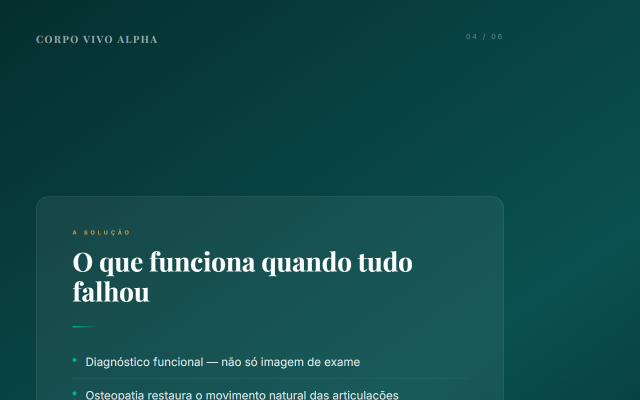
#> input picture slides/c05-s4.png, 1280 x 800 px (shown at 1/2 size)
$ python enhance-image.py --input ../../../../slides/c05-s4.png --output out.png
#> lines starting #> are read from the running program, lines starting #| are printed output that depends on the picture
#!/usr/bin/env python3
# -*- coding: utf-8 -*-
"""
enhance-image.py — [Prioridade 2] Melhora qualidade de imagens antes de postar

Aplica: sharpness, clarity, color grading, upscale, marca d'agua sutil.
Nao requer API externa — usa Pillow (instalado localmente).

Uso:
  python3 -X utf8 enhance-image.py --input foto.jpg --output foto_enhanced.jpg
  python3 -X utf8 enhance-image.py --input ./images/ --output ./enhanced/ --batch
"""

import argparse
import sys
from pathlib import Path


def enhance(input_path: Path, output_path: Path, level: str = "standard") -> bool:
#> called with level = 'standard'
    try:
        from PIL import Image, ImageEnhance, ImageFilter, ImageDraw, ImageFont
    except ImportError:
        print("Pillow nao instalado. Execute: pip install Pillow")
        return False

    try:
        img = Image.open(input_path).convert("RGB")
#> img is the input picture: PIL image 1280x800 RGB; mean R, G, B 18, 74.6, 74.6
        original_size = img.size
#> original_size = (1280, 800)

        # --- Upscale se menor que 1080px ---
        min_dim = min(img.width, img.height)
#> min_dim = 800
        if min_dim < 1080:
            scale = 1080 / min_dim
#> scale = 1.35
            new_w  = int(img.width  * scale)
#> new_w = 1728
            new_h  = int(img.height * scale)
#> new_h = 1080
            img    = img.resize((new_w, new_h), Image.LANCZOS)
#> img: PIL image 1728x1080 RGB
            print(f"  Upscale: {original_size} -> {img.size}")
#|   Upscale: (1280, 800) -> (1728, 1080)

        # --- Sharpness ---
        sharp_factor = {"light": 1.3, "standard": 1.6, "strong": 2.0}.get(level, 1.6)
        img = ImageEnhance.Sharpness(img).enhance(sharp_factor)

        # --- Contraste sutil ---
        contrast_factor = {"light": 1.05, "standard": 1.10, "strong": 1.18}.get(level, 1.10)
        img = ImageEnhance.Contrast(img).enhance(contrast_factor)

        # --- Saturacao de cor (levemente mais vibrante) ---
        color_factor = {"light": 1.05, "standard": 1.12, "strong": 1.20}.get(level, 1.12)
        img = ImageEnhance.Color(img).enhance(color_factor)

        # --- Brilho levemente aumentado ---
        brightness_factor = {"light": 1.02, "standard": 1.05, "strong": 1.08}.get(level, 1.05)
        img = ImageEnhance.Brightness(img).enhance(brightness_factor)

        # --- Unsharp mask para clareza ---
        img = img.filter(ImageFilter.UnsharpMask(radius=1.5, percent=120, threshold=3))

        # --- Marca d'agua sutil "@corpovivomed" ---
        draw     = ImageDraw.Draw(img)
        wm_text  = "@corpovivomed"
        wm_x     = img.width  - 200
#> wm_x = 1528
        wm_y     = img.height - 30
#> wm_y = 1050
        draw.text((wm_x + 1, wm_y + 1), wm_text, fill=(0, 0, 0, 80))
        draw.text((wm_x,     wm_y),     wm_text, fill=(255, 255, 255, 120))

        # --- Salvar ---
        output_path.parent.mkdir(parents=True, exist_ok=True)
        img.save(str(output_path), "JPEG", quality=95, optimize=True)
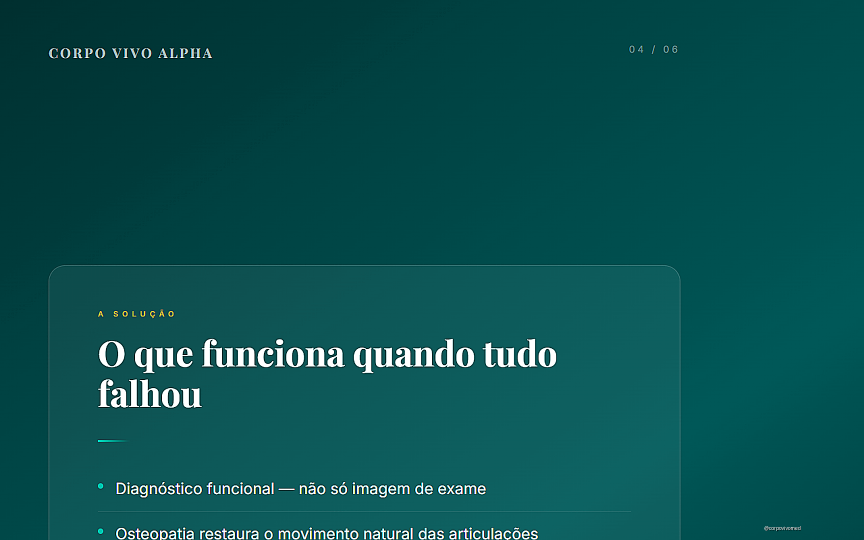
#> saved as out.png: PIL image 1728x1080 RGB (shown at 1/2 size); mean R, G, B 9.8, 80.1, 80.1
        size_kb = output_path.stat().st_size // 1024
        print(f"  Enhanced: {output_path.name} ({size_kb} KB) [{level}]")
        return True

    except Exception as e:
        print(f"Erro ao processar {input_path.name}: {e}")
        return False


def main():
    parser = argparse.ArgumentParser(description="Corpo Vivo Studio — Image Enhancer")
    parser.add_argument("--input",   required=True,  help="Arquivo ou pasta de entrada")
    parser.add_argument("--output",  required=True,  help="Arquivo ou pasta de saida")
    parser.add_argument("--level",   default="standard",
                        choices=["light", "standard", "strong"],
                        help="Nivel de enhancement (padrao: standard)")
    parser.add_argument("--batch",   action="store_true", help="Processa toda a pasta")
    args = parser.parse_args()

    input_path  = Path(args.input)
    output_path = Path(args.output)

    if args.batch or input_path.is_dir():
        exts   = {".jpg", ".jpeg", ".png", ".webp"}
        images = [f for f in input_path.iterdir() if f.suffix.lower() in exts]
        if not images:
            print(f"Nenhuma imagem encontrada em {input_path}")
            sys.exit(1)
        print(f"\nEnhancement batch: {len(images)} imagens | level={args.level}")
        ok = sum(
            enhance(img, output_path / img.name, args.level)
            for img in images
        )
        print(f"\n{ok}/{len(images)} imagens processadas.")
    else:
        print(f"\nEnhancement: {input_path.name} | level={args.level}")
        ok = enhance(input_path, output_path, args.level)
        sys.exit(0 if ok else 1)
#> (the program exits here)

$ run again, on slides/c05-s6.png
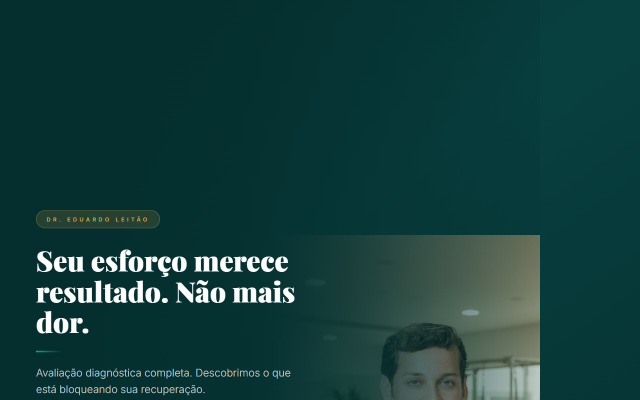
#> input picture slides/c05-s6.png, 1280 x 800 px (shown at 1/2 size)
#> in enhance, img is the input picture: PIL image 1280x800 RGB; mean R, G, B 20.3, 61.9, 60.3
#|   Upscale: (1280, 800) -> (1728, 1080)
#> in enhance, `img.save(str(output_path), "JPEG", quality=95, optimize=True)`:
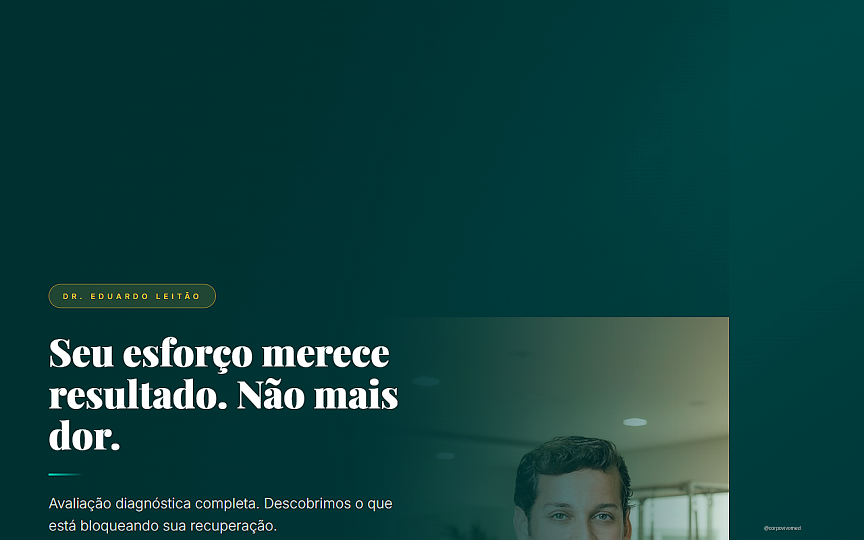
#> saved as out.png: PIL image 1728x1080 RGB (shown at 1/2 size); mean R, G, B 15.8, 65.5, 63.3
